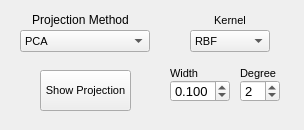
<?xml version="1.0" encoding="UTF-8"?>
<ui version="4.0">
 <class>ParametersProjections</class>
 <widget class="QWidget" name="ParametersProjections">
  <property name="geometry">
   <rect>
    <x>0</x>
    <y>0</y>
    <width>304</width>
    <height>130</height>
   </rect>
  </property>
  <property name="windowTitle">
   <string>Form</string>
  </property>
  <widget class="QComboBox" name="linearTypeCombo">
   <property name="geometry">
    <rect>
     <x>20</x>
     <y>30</y>
     <width>130</width>
     <height>22</height>
    </rect>
   </property>
   <property name="font">
    <font>
     <pointsize>8</pointsize>
    </font>
   </property>
   <property name="toolTip">
    <string>Linear projection methods:
Naive Bayes: computed separately over the two axes
PCA: Principal Component Analysis
LDA: Linear Discriminant Analysis
Fisher: Fisher Linear Discriminant</string>
   </property>
   <item>
    <property name="text">
     <string>PCA</string>
    </property>
   </item>
   <item>
    <property name="text">
     <string>Means Only (fake LDA)</string>
    </property>
   </item>
   <item>
    <property name="text">
     <string>LDA</string>
    </property>
   </item>
   <item>
    <property name="text">
     <string>Fisher LDA</string>
    </property>
   </item>
  </widget>
  <widget class="QLabel" name="label_19">
   <property name="geometry">
    <rect>
     <x>30</x>
     <y>10</y>
     <width>101</width>
     <height>20</height>
    </rect>
   </property>
   <property name="font">
    <font>
     <pointsize>9</pointsize>
    </font>
   </property>
   <property name="text">
    <string>Projection Method</string>
   </property>
   <property name="alignment">
    <set>Qt::AlignCenter</set>
   </property>
  </widget>
  <widget class="QPushButton" name="projectionButton">
   <property name="geometry">
    <rect>
     <x>40</x>
     <y>70</y>
     <width>91</width>
     <height>41</height>
    </rect>
   </property>
   <property name="font">
    <font>
     <pointsize>8</pointsize>
    </font>
   </property>
   <property name="text">
    <string>Show Projection</string>
   </property>
  </widget>
  <widget class="QSpinBox" name="kernelDegSpin">
   <property name="geometry">
    <rect>
     <x>240</x>
     <y>80</y>
     <width>40</width>
     <height>22</height>
    </rect>
   </property>
   <property name="font">
    <font>
     <pointsize>10</pointsize>
    </font>
   </property>
   <property name="toolTip">
    <string>Degree of the kernel polynomial
(Polynomial only)</string>
   </property>
   <property name="minimum">
    <number>1</number>
   </property>
   <property name="value">
    <number>2</number>
   </property>
  </widget>
  <widget class="QLabel" name="labelDegree">
   <property name="geometry">
    <rect>
     <x>240</x>
     <y>65</y>
     <width>50</width>
     <height>16</height>
    </rect>
   </property>
   <property name="font">
    <font>
     <pointsize>8</pointsize>
    </font>
   </property>
   <property name="text">
    <string>Degree</string>
   </property>
  </widget>
  <widget class="QComboBox" name="kernelTypeCombo">
   <property name="geometry">
    <rect>
     <x>190</x>
     <y>30</y>
     <width>80</width>
     <height>22</height>
    </rect>
   </property>
   <property name="font">
    <font>
     <pointsize>8</pointsize>
    </font>
   </property>
   <property name="toolTip">
    <string>kernel function</string>
   </property>
   <property name="currentIndex">
    <number>2</number>
   </property>
   <item>
    <property name="text">
     <string>Linear</string>
    </property>
   </item>
   <item>
    <property name="text">
     <string>Polynomial</string>
    </property>
   </item>
   <item>
    <property name="text">
     <string>RBF</string>
    </property>
   </item>
  </widget>
  <widget class="QLabel" name="labelWidth">
   <property name="geometry">
    <rect>
     <x>170</x>
     <y>65</y>
     <width>50</width>
     <height>16</height>
    </rect>
   </property>
   <property name="font">
    <font>
     <pointsize>8</pointsize>
    </font>
   </property>
   <property name="text">
    <string>Width</string>
   </property>
  </widget>
  <widget class="QLabel" name="labelkernel">
   <property name="geometry">
    <rect>
     <x>200</x>
     <y>10</y>
     <width>60</width>
     <height>20</height>
    </rect>
   </property>
   <property name="font">
    <font>
     <pointsize>8</pointsize>
    </font>
   </property>
   <property name="text">
    <string>Kernel</string>
   </property>
   <property name="alignment">
    <set>Qt::AlignCenter</set>
   </property>
  </widget>
  <widget class="QDoubleSpinBox" name="kernelWidthSpin">
   <property name="geometry">
    <rect>
     <x>170</x>
     <y>80</y>
     <width>60</width>
     <height>22</height>
    </rect>
   </property>
   <property name="font">
    <font>
     <pointsize>10</pointsize>
    </font>
   </property>
   <property name="toolTip">
    <string>Width of the kernel (gamma)
RBF and Polynomial only</string>
   </property>
   <property name="decimals">
    <number>3</number>
   </property>
   <property name="minimum">
    <double>0.001000000000000</double>
   </property>
   <property name="singleStep">
    <double>0.010000000000000</double>
   </property>
   <property name="value">
    <double>0.100000000000000</double>
   </property>
  </widget>
 </widget>
 <resources/>
 <connections/>
</ui>
